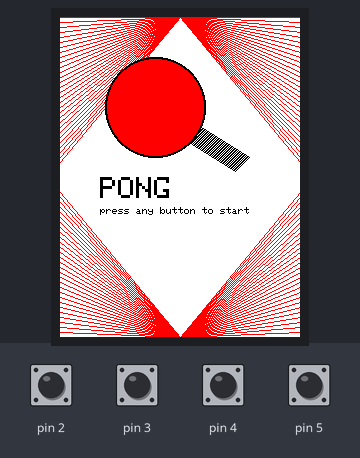
A sketch run on a simulated Arduino Uno, built with avr-gcc and run on an emulated ATmega328P. Shown: 240×320 colour display. Inputs (shaded band) come from the test bench; at power-on: pin 2–5 HIGH. Random numbers use the default seed unless the sketch sets one.

Above: at 1.4 s.
1.5 s: pin 2 pulled LOW for 0.15 s
At 1.73 s:
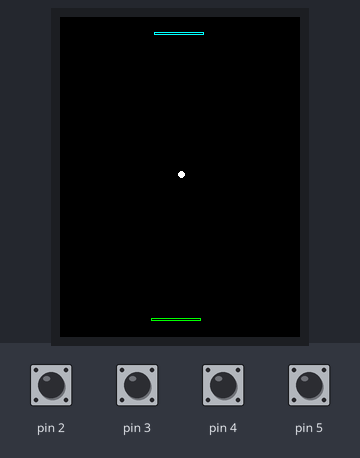
3.9 s: pin 3 pulled LOW for 0.15 s
At 4.09 s:
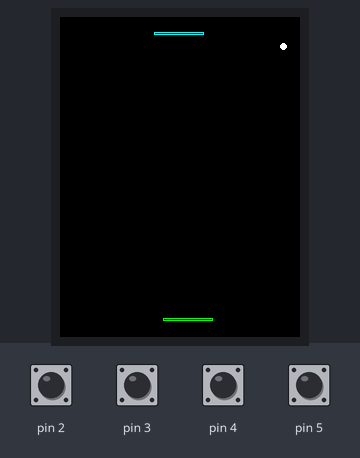
10.0 s: pin 4 pulled LOW for 0.15 s
At 10.41 s:
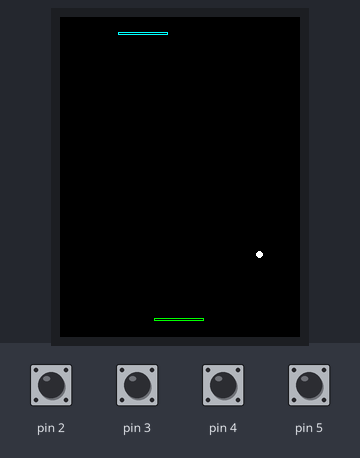
Timing chart, 0 to 13.0 s (numbered marks = the images above; inputs shaded):
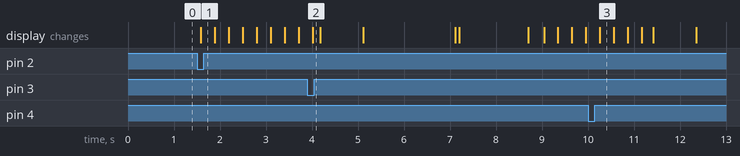

Measured:
- after the input at 1.5 s, the display: changes after 0.08 s (image 1)

The sketch:

Pong.ino
```cpp
#define ILI9341_CS_PIN 10
#define ILI9341_DC_PIN 9
#define ILI9341_SAVE_SPCR 0

#define SCREEN_WIDTH 240
#define SCREEN_HEIGHT 316

#define P1_COLOR ILI9341_CYAN
#define P2_COLOR ILI9341_GREEN

#include <SPI.h>
#include <PDQ_GFX.h>
#include <PDQ_FastPin.h>
#include <PDQ_ILI9341.h>
#include <gfxfont.h>
#include <math.h>

enum Moves
{
	MOVE_LEFT = -1,
	MOVE_RIGHT = 1,
};

enum GameStates
{
	START_SCREEN,
	MATCH,
	P1_GOAL,
	P2_GOAL,
	P1_WIN,
	P2_WIN,
};

enum Players
{
	PLAYER_1 = 1,
	PLAYER_2 = 2,
};

class Ball
{
public:
	short x, y;
	short old_x, old_y;
	short dir[2];
	unsigned long cooldown;

	Ball(short screen_width, short screen_height)
	{
		x = ceil(screen_width / 2);
		y = ceil(screen_height / 2);
		dir[0] = 1 + (random(2)*-2);
		dir[1] = 1 + (random(2)*-2);
		cooldown = 0;
		old_x = x;
		old_y = y;
	};

	void reset(short screen_width, short screen_height)
	{
		dir[0] = 1 + (random(2)*-2);
		dir[1] = 1 + (random(2)*-2);
		cooldown = 0;
		x = ceil(screen_width / 2);
		y = ceil(screen_height / 2);
	}
};

class Player
{
public:
	short x, y, size;
	short old_x;
	short score;
	unsigned long cooldown;

	Player(short y, short size, short screen_width) : y(y), size(size)
	{
		x = ceil(screen_width / 2) - ceil(size / 2) - 1;
		score = 0;
		cooldown = 0;
		old_x = x;
	};

	void reset(short screen_width)
	{
		x = ceil(screen_width / 2) - ceil(size / 2) - 1;
		old_x = x;
		cooldown = 0;
	}
};

class Pong
{
public:
	short screen_width, screen_height;
	short ball_speed;
	const short ball_base_speed = 19, player_speed = 13;
	short game_state;
	Ball *ball;
	Player *p1, *p2;

	Pong(short screen_width, short screen_height) : screen_width(screen_width), screen_height(screen_height)
	{
		ball_speed = ball_base_speed;
		game_state = GameStates::START_SCREEN;

		ball = new Ball(screen_width, screen_height);
		p1 = new Player(15, 50, screen_width);
		p2 = new Player(screen_height - 15, 50, screen_width);
	};

	void movePlayer(Player *p, short direction)
	{
		short new_pos = p->x + direction * 3;
		if (new_pos < 0) new_pos = 0;
		else if (new_pos > screen_width - p->size) new_pos = screen_width - p->size;

		p->x = new_pos;
	};

	void moveBall()
	{
		// bounce of walls
		if (ball->x + ball->dir[0] + 3 >= screen_width || ball->x + ball->dir[0] < 3) ball->dir[0] *= -1;

		// bounce of players / score goal
		if (ball->y + ball->dir[1] + 3 >= p2->y) // P2 border
		{
			if (ball->x + ball->dir[0] + 3 < p2->x || ball->x + ball->dir[0] - 3 >= p2->x + p2->size) // p1 scores a goal
			{
				p1->score++;
				if (p1->score >= 3) game_state = GameStates::P1_WIN;
				else game_state = GameStates::P1_GOAL;
				ball->dir[0] = 0;
				ball->dir[1] = 0;
			}
			else // bounce of player
			{
				short tmp = floor(p2->size / 3); // size of the part of paddle which changes x dir
				if ((ball->x < p2->x + tmp) && ball->dir[0] > -3) ball->dir[0] -= 1; // bounce left
				else if ((ball->x >= p2->x + p2->size - tmp) && ball->dir[0] < 3) ball->dir[0] += 1; // bounce right
				ball->dir[1] *= -1; // change y dir
				if (ball_speed > 4) ball_speed -= 3; // make ball faster
			}
		}
		else if (ball->y + ball->dir[1] - 5 <= p1->y) // P1 border
		{
			if (ball->x + ball->dir[0] + 3 < p1->x || ball->x + ball->dir[0] - 3 >= p1->x + p1->size) // p2 scores a goal
			{
				p2->score++;
				if (p2->score >= 3) game_state = GameStates::P2_WIN;
				else game_state = GameStates::P2_GOAL;
				ball->dir[0] = 0;
				ball->dir[1] = 0;
			}
			else // bounce of player
			{
				short tmp = floor(p1->size / 3); // size of the part of paddle which changes x dir
				if ((ball->x < p1->x + tmp) && ball->dir[0] > -3) ball->dir[0] -= 1; // bounce left
				else if ((ball->x >= p1->x + p1->size - tmp) && ball->dir[0] < 3) ball->dir[0] += 1; // bounce right
				ball->dir[1] *= -1; // change y dir
				if (ball_speed > 4) ball_speed -= 3; // make ball faster
			}
		}

		ball->x += ball->dir[0];
		ball->y += ball->dir[1];
	};

	void newRound()
	{
		p1->reset(screen_width);
		p2->reset(screen_width);
		ball_speed = ball_base_speed;
		ball->reset(screen_width, screen_height);
		game_state = GameStates::MATCH;
	}

	void newMatch()
	{
		p1->score = 0;
		p2->score = 0;
		newRound();
	}
};

class View
{
public:
	PDQ_ILI9341 tft;
	Pong *pong;

	View(Pong *pong)
	{
		this->pong = pong;
		tft.begin();
		welcomeScreen();
	}

	void welcomeScreen()
	{
		tft.fillScreen(ILI9341_WHITE);

		// bg
		for (short i = 0; i < 150; i += 5)
		{
			tft.drawLine(120, 0, 0, i, ILI9341_RED);
			tft.drawLine(120, 0, 240, i, ILI9341_RED);
			tft.drawLine(120, 320, 0, 320-i, ILI9341_RED);
			tft.drawLine(120, 320, 240, 320-i, ILI9341_RED);
		}

		// rocket
		for (short i = 0; i < 15; i++)
			tft.drawLine(138-i, 108+i, 189-i, 140+i, ILI9341_BLACK);
		tft.fillCircle(95, 90, 50, ILI9341_BLACK);
		tft.fillCircle(95, 90, 48, ILI9341_RED);

		// text
		tft.setTextColor(ILI9341_BLACK);
		tft.setCursor(40, 160);
		tft.setTextSize(3);
		tft.print("PONG");
		tft.setCursor(40, 190);
		tft.setTextSize(1);
		tft.print("press any button to start");
	}

	void renderBoard()
	{
		// clear screen
		tft.fillScreen(ILI9341_BLACK);

		Player *p1 = pong->p1, *p2 = pong->p2;
		Ball *ball = pong->ball;
		// draw ball
		tft.fillCircle(ball->x, ball->y, 3, ILI9341_WHITE);
		// draw players
		tft.drawRect(p1->x, p1->y, p1->size, 3, P1_COLOR);
		tft.drawRect(p2->x, p2->y, p2->size, 3, P2_COLOR);
	}

	void viewScore()
	{
		tft.fillScreen(ILI9341_BLACK);
		tft.setTextSize(5);
		tft.setCursor(37, 130);
		tft.setTextColor(ILI9341_WHITE);
		tft.print("SCORE");
		tft.setTextColor(P2_COLOR);
		tft.setCursor(48, 180);
		tft.print(pong->p2->score);
		tft.setTextColor(P1_COLOR);
		tft.setCursor(150, 180);
		tft.print(pong->p1->score);
	}

	void viewGoal(Players player)
	{
		color_t player_color = P2_COLOR;
		char *msg = "GREEN";

		if (player == Players::PLAYER_1)
		{
			player_color = P1_COLOR;
			msg = "BLUE";
		}


		tft.fillScreen(player_color);

		for (short i = 0; i < 240; i += 4)
		{
			tft.drawLine(120, 160, i, 0, ILI9341_WHITE);
			tft.drawLine(120, 160, 240 - i, 320, ILI9341_WHITE);
		}

		for (short i = 0; i < 320; i += 4)
		{
			tft.drawLine(120, 160, 0, i, ILI9341_WHITE);
			tft.drawLine(120, 160, 240, 320 - i, ILI9341_WHITE);
		}

		tft.setTextColor(ILI9341_BLACK);
		tft.setTextSize(4);
		tft.setCursor(48, 130);
		tft.print(msg);
		tft.setCursor(50, 170);
		tft.print("SCORES!");
	}

	void viewWin(Players player)
	{
		color_t player_color = P2_COLOR;
		char *msg = "GREEN";

		if (player == Players::PLAYER_1)
		{
			player_color = P1_COLOR;
			msg = "BLUE";
		}


		tft.fillScreen(player_color);

		for (short i = 0; i < 240; i += 4)
		{
			tft.drawLine(120, 160, i, 0, ILI9341_WHITE);
			tft.drawLine(120, 160, 240 - i, 320, ILI9341_WHITE);
		}

		for (short i = 0; i < 320; i += 4)
		{
			tft.drawLine(120, 160, 0, i, ILI9341_WHITE);
			tft.drawLine(120, 160, 240, 320 - i, ILI9341_WHITE);
		}

		tft.setTextColor(ILI9341_BLACK);
		tft.setTextSize(4);
		tft.setCursor(55, 130);
		tft.print(msg);
		tft.setCursor(60, 170);
		tft.print("WINS!");
		tft.setCursor(15, 250);
		tft.setTextSize(1);
		tft.print("Press any button to start a new game");
	}

	void updateState()
	{
		Ball *ball = pong->ball;
		Player *p1 = pong->p1, *p2 = pong->p2;

		switch (pong->game_state)
		{
		case GameStates::MATCH:
			// update ball
			if (ball->x != ball->old_x || ball->y != ball->old_y)
			{
				tft.fillCircle(ball->old_x, ball->old_y, 3, ILI9341_BLACK);
				tft.fillCircle(ball->x, ball->y, 3, ILI9341_WHITE);
				ball->old_x = ball->x;
				ball->old_y = ball->y;
			}
			// update p1
			if (p1->x != p1->old_x)
			{
				tft.drawRect(p1->old_x, p1->y, p1->size, 3, ILI9341_BLACK);
				tft.drawRect(p1->x, p1->y, p1->size, 3, P1_COLOR);
				p1->old_x = p1->x;
			}
			// update p2
			if (p2->x != p2->old_x)
			{
				tft.drawRect(p2->old_x, p2->y, p2->size, 3, ILI9341_BLACK);
				tft.drawRect(p2->x, p2->y, p2->size, 3, P2_COLOR);
				p2->old_x = p2->x;
			}
			break;
		case GameStates::P1_GOAL:
			viewGoal(Players::PLAYER_1);
			delay(2000);
			viewScore();
			delay(1500);
			pong->newRound();
			renderBoard();
			break;
		case GameStates::P2_GOAL:
			viewGoal(Players::PLAYER_2);
			delay(2000);
			viewScore();
			delay(1500);
			pong->newRound();
			renderBoard();
			break;
		case GameStates::P1_WIN:
			viewGoal(Players::PLAYER_1);
			delay(2000);
			viewScore();
			delay(1500);
			viewWin(Players::PLAYER_1);
			while (digitalRead(2) == HIGH && digitalRead(3) == HIGH && digitalRead(4) == HIGH && digitalRead(5))
			{
				delay(1);
			}
			pong->newMatch();
			renderBoard();
			break;
		case GameStates::P2_WIN:
			viewGoal(Players::PLAYER_2);
			delay(2000);
			viewScore();
			delay(1500);
			viewWin(Players::PLAYER_2);
			while (digitalRead(2) == HIGH && digitalRead(3) == HIGH && digitalRead(4) == HIGH && digitalRead(5))
			{
				delay(1);
			}
			pong->newMatch();
			renderBoard();
			break;
		default:
			break;
		}

		// update ball
		if (ball->x != ball->old_x || ball->y != ball->old_y)
		{
			tft.fillCircle(ball->old_x, ball->old_y, 3, ILI9341_BLACK);
			tft.fillCircle(ball->x, ball->y, 3, ILI9341_WHITE);
			ball->old_x = ball->x;
			ball->old_y = ball->y;
		}

		// update p1
		if (p1->x != p1->old_x)
		{
			tft.drawRect(p1->old_x, p1->y, p1->size, 3, ILI9341_BLACK);
			tft.drawRect(p1->x, p1->y, p1->size, 3, ILI9341_WHITE);
			p1->old_x = p1->x;
		}

		// update p2
		if (p2->x != p2->old_x)
		{
			tft.drawRect(p2->old_x, p2->y, p2->size, 3, ILI9341_BLACK);
			tft.drawRect(p2->x, p2->y, p2->size, 3, ILI9341_WHITE);
			p2->old_x = p2->x;
		}
	}
};

///////////////////////////////////////////////
/////////// MAIN
///////////////////////////////////////////////

View *view;
Pong *pong;

void setup() {
	//Serial.begin(9600);
	randomSeed(analogRead(0));

	// P1 Controls
	pinMode(4, INPUT_PULLUP);
	pinMode(5, INPUT_PULLUP);

	// P2 Controls
	pinMode(2, INPUT_PULLUP);
	pinMode(3, INPUT_PULLUP);

	// Init Game
	pong = new Pong(SCREEN_WIDTH, SCREEN_HEIGHT);
	view = new View(pong);

	pong->ball->cooldown = 0;

	while (digitalRead(2) == HIGH && digitalRead(3) == HIGH && digitalRead(4) == HIGH && digitalRead(5))
	{
		delay(1);
	}

	pong->game_state = GameStates::MATCH;
	view->renderBoard();
}

void loop() {
	// Players' movement controllers
	if (digitalRead(2) == LOW && millis() >= pong->p2->cooldown)
	{
		pong->movePlayer(pong->p2, MOVE_LEFT);
		pong->p2->cooldown = millis() + pong->player_speed;
	}
	else if (digitalRead(3) == LOW && millis() >= pong->p2->cooldown)
	{
		pong->movePlayer(pong->p2, MOVE_RIGHT);
		pong->p2->cooldown = millis() + pong->player_speed;
	}

	if (digitalRead(4) == LOW && millis() >= pong->p1->cooldown)
	{
		pong->movePlayer(pong->p1, MOVE_LEFT);
		pong->p1->cooldown = millis() + pong->player_speed;
	}
	else if (digitalRead(5) == LOW && millis() >= pong->p1->cooldown)
	{
		pong->movePlayer(pong->p1, MOVE_RIGHT);
		pong->p1->cooldown = millis() + pong->player_speed;
	}

	// BALL MOVE
	if (millis() >= pong->ball->cooldown)
	{
		pong->moveBall();
		pong->ball->cooldown = millis() + pong->ball_speed;
	}

	view->updateState();
}
```
